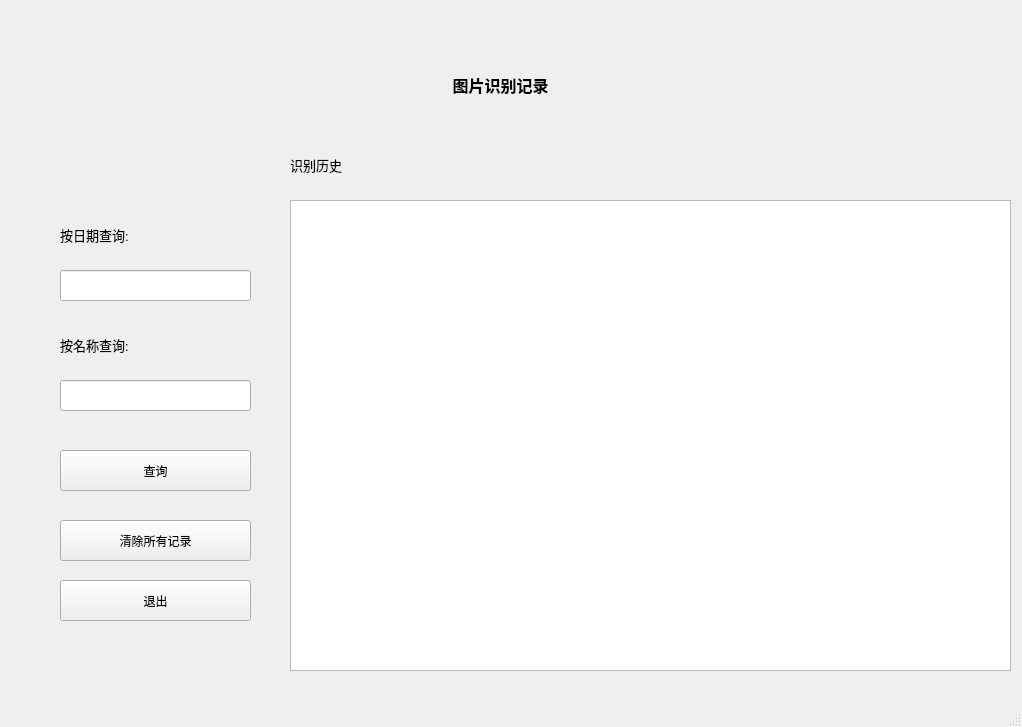
<?xml version="1.0" encoding="UTF-8"?>
<ui version="4.0">
 <class>MainWindow</class>
 <widget class="QMainWindow" name="MainWindow">
  <property name="geometry">
   <rect>
    <x>0</x>
    <y>0</y>
    <width>1022</width>
    <height>727</height>
   </rect>
  </property>
  <property name="windowTitle">
   <string>MainWindow</string>
  </property>
  <widget class="QWidget" name="centralwidget">
   <widget class="QLabel" name="label_title">
    <property name="geometry">
     <rect>
      <x>350</x>
      <y>60</y>
      <width>301</width>
      <height>51</height>
     </rect>
    </property>
    <property name="text">
     <string>&lt;html&gt;&lt;head/&gt;&lt;body&gt;&lt;p align=&quot;center&quot;&gt;&lt;span style=&quot; font-size:12pt; font-weight:600;&quot;&gt;图片识别记录&lt;/span&gt;&lt;/p&gt;&lt;/body&gt;&lt;/html&gt;</string>
    </property>
   </widget>
   <widget class="QTableWidget" name="tableWidget">
    <property name="geometry">
     <rect>
      <x>290</x>
      <y>200</y>
      <width>721</width>
      <height>471</height>
     </rect>
    </property>
   </widget>
   <widget class="QLabel" name="label_1">
    <property name="geometry">
     <rect>
      <x>290</x>
      <y>150</y>
      <width>131</width>
      <height>31</height>
     </rect>
    </property>
    <property name="text">
     <string>&lt;html&gt;&lt;head/&gt;&lt;body&gt;&lt;p&gt;&lt;span style=&quot; font-size:10pt;&quot;&gt;识别历史&lt;/span&gt;&lt;/p&gt;&lt;/body&gt;&lt;/html&gt;</string>
    </property>
   </widget>
   <widget class="QLabel" name="label_2">
    <property name="geometry">
     <rect>
      <x>60</x>
      <y>220</y>
      <width>131</width>
      <height>31</height>
     </rect>
    </property>
    <property name="text">
     <string>&lt;html&gt;&lt;head/&gt;&lt;body&gt;&lt;p&gt;&lt;span style=&quot; font-size:10pt;&quot;&gt;按日期查询:&lt;/span&gt;&lt;/p&gt;&lt;/body&gt;&lt;/html&gt;</string>
    </property>
   </widget>
   <widget class="QLineEdit" name="lineEdit">
    <property name="geometry">
     <rect>
      <x>60</x>
      <y>270</y>
      <width>191</width>
      <height>31</height>
     </rect>
    </property>
   </widget>
   <widget class="QLabel" name="label_3">
    <property name="geometry">
     <rect>
      <x>60</x>
      <y>330</y>
      <width>131</width>
      <height>31</height>
     </rect>
    </property>
    <property name="text">
     <string>&lt;html&gt;&lt;head/&gt;&lt;body&gt;&lt;p&gt;&lt;span style=&quot; font-size:10pt;&quot;&gt;按名称查询:&lt;/span&gt;&lt;/p&gt;&lt;/body&gt;&lt;/html&gt;</string>
    </property>
   </widget>
   <widget class="QLineEdit" name="lineEdit_2">
    <property name="geometry">
     <rect>
      <x>60</x>
      <y>380</y>
      <width>191</width>
      <height>31</height>
     </rect>
    </property>
   </widget>
   <widget class="QPushButton" name="pushButton_qurey">
    <property name="geometry">
     <rect>
      <x>60</x>
      <y>450</y>
      <width>191</width>
      <height>41</height>
     </rect>
    </property>
    <property name="text">
     <string>查询</string>
    </property>
   </widget>
   <widget class="QPushButton" name="pushButton_clear">
    <property name="geometry">
     <rect>
      <x>60</x>
      <y>520</y>
      <width>191</width>
      <height>41</height>
     </rect>
    </property>
    <property name="text">
     <string>清除所有记录</string>
    </property>
   </widget>
   <widget class="QPushButton" name="pushButton_exit">
    <property name="geometry">
     <rect>
      <x>60</x>
      <y>580</y>
      <width>191</width>
      <height>41</height>
     </rect>
    </property>
    <property name="text">
     <string>退出</string>
    </property>
   </widget>
  </widget>
  <widget class="QMenuBar" name="menubar">
   <property name="geometry">
    <rect>
     <x>0</x>
     <y>0</y>
     <width>1022</width>
     <height>26</height>
    </rect>
   </property>
  </widget>
  <widget class="QStatusBar" name="statusbar"/>
 </widget>
 <resources/>
 <connections/>
</ui>
